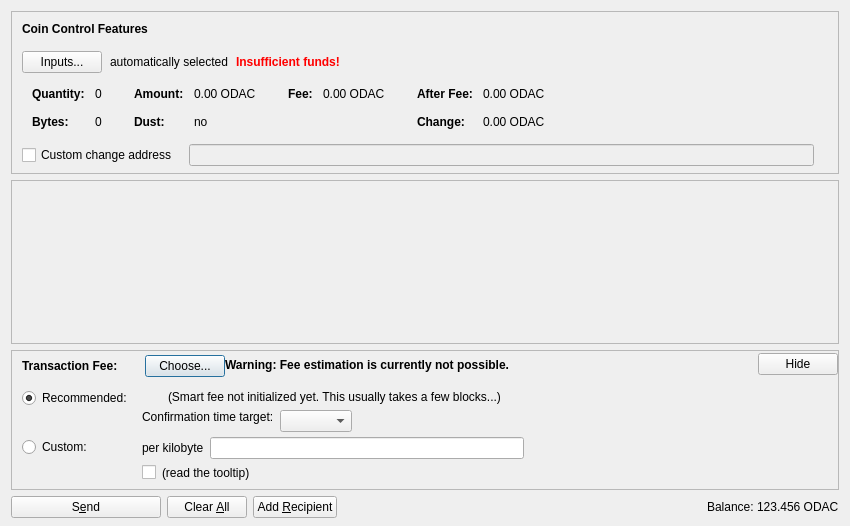
<?xml version="1.0" encoding="UTF-8"?>
<ui version="4.0">
 <class>SendCoinsDialog</class>
 <widget class="QDialog" name="SendCoinsDialog">
  <property name="geometry">
   <rect>
    <x>0</x>
    <y>0</y>
    <width>850</width>
    <height>526</height>
   </rect>
  </property>
  <property name="windowTitle">
   <string>Send Coins</string>
  </property>
  <layout class="QVBoxLayout" name="verticalLayout" stretch="0,1,0,0">
   <property name="bottomMargin">
    <number>8</number>
   </property>
   <item>
    <widget class="QFrame" name="frameCoinControl">
     <property name="sizePolicy">
      <sizepolicy hsizetype="Expanding" vsizetype="Expanding">
       <horstretch>0</horstretch>
       <verstretch>0</verstretch>
      </sizepolicy>
     </property>
     <property name="maximumSize">
      <size>
       <width>16777215</width>
       <height>16777215</height>
      </size>
     </property>
     <property name="frameShape">
      <enum>QFrame::StyledPanel</enum>
     </property>
     <property name="frameShadow">
      <enum>QFrame::Sunken</enum>
     </property>
     <layout class="QVBoxLayout" name="verticalLayoutCoinControl2">
      <property name="spacing">
       <number>0</number>
      </property>
      <property name="leftMargin">
       <number>0</number>
      </property>
      <property name="topMargin">
       <number>0</number>
      </property>
      <property name="rightMargin">
       <number>0</number>
      </property>
      <property name="bottomMargin">
       <number>6</number>
      </property>
      <item>
       <layout class="QVBoxLayout" name="verticalLayoutCoinControl" stretch="0,0,0,0,1">
        <property name="spacing">
         <number>0</number>
        </property>
        <property name="leftMargin">
         <number>10</number>
        </property>
        <property name="topMargin">
         <number>10</number>
        </property>
        <item>
         <layout class="QHBoxLayout" name="horizontalLayoutCoinControl1">
          <property name="bottomMargin">
           <number>15</number>
          </property>
          <item>
           <widget class="QLabel" name="labelCoinControlFeatures">
            <property name="sizePolicy">
             <sizepolicy hsizetype="Preferred" vsizetype="Maximum">
              <horstretch>0</horstretch>
              <verstretch>0</verstretch>
             </sizepolicy>
            </property>
            <property name="font">
             <font>
              <weight>75</weight>
              <bold>true</bold>
             </font>
            </property>
            <property name="styleSheet">
             <string notr="true">font-weight:bold;</string>
            </property>
            <property name="text">
             <string>Coin Control Features</string>
            </property>
           </widget>
          </item>
         </layout>
        </item>
        <item>
         <layout class="QHBoxLayout" name="horizontalLayoutCoinControl2" stretch="0,0,0,0">
          <property name="spacing">
           <number>8</number>
          </property>
          <property name="bottomMargin">
           <number>10</number>
          </property>
          <item>
           <widget class="QPushButton" name="pushButtonCoinControl">
            <property name="styleSheet">
             <string notr="true"/>
            </property>
            <property name="text">
             <string>Inputs...</string>
            </property>
            <property name="autoDefault">
             <bool>false</bool>
            </property>
           </widget>
          </item>
          <item>
           <widget class="QLabel" name="labelCoinControlAutomaticallySelected">
            <property name="text">
             <string>automatically selected</string>
            </property>
            <property name="margin">
             <number>5</number>
            </property>
           </widget>
          </item>
          <item>
           <widget class="QLabel" name="labelCoinControlInsuffFunds">
            <property name="font">
             <font>
              <weight>75</weight>
              <bold>true</bold>
             </font>
            </property>
            <property name="styleSheet">
             <string notr="true">color:red;font-weight:bold;</string>
            </property>
            <property name="text">
             <string>Insufficient funds!</string>
            </property>
            <property name="margin">
             <number>5</number>
            </property>
           </widget>
          </item>
          <item>
           <spacer name="horizontalSpacerCoinControl">
            <property name="orientation">
             <enum>Qt::Horizontal</enum>
            </property>
            <property name="sizeHint" stdset="0">
             <size>
              <width>40</width>
              <height>1</height>
             </size>
            </property>
           </spacer>
          </item>
         </layout>
        </item>
        <item>
         <widget class="QWidget" name="widgetCoinControl" native="true">
          <property name="sizePolicy">
           <sizepolicy hsizetype="Preferred" vsizetype="Preferred">
            <horstretch>0</horstretch>
            <verstretch>0</verstretch>
           </sizepolicy>
          </property>
          <property name="minimumSize">
           <size>
            <width>0</width>
            <height>0</height>
           </size>
          </property>
          <property name="styleSheet">
           <string notr="true"/>
          </property>
          <layout class="QHBoxLayout" name="horizontalLayoutCoinControl5">
           <property name="leftMargin">
            <number>0</number>
           </property>
           <property name="topMargin">
            <number>0</number>
           </property>
           <property name="rightMargin">
            <number>0</number>
           </property>
           <property name="bottomMargin">
            <number>0</number>
           </property>
           <item>
            <layout class="QHBoxLayout" name="horizontalLayoutCoinControl3" stretch="0,0,0,1">
             <property name="spacing">
              <number>20</number>
             </property>
             <property name="topMargin">
              <number>0</number>
             </property>
             <property name="bottomMargin">
              <number>10</number>
             </property>
             <item>
              <layout class="QFormLayout" name="formLayoutCoinControl1">
               <property name="horizontalSpacing">
                <number>10</number>
               </property>
               <property name="verticalSpacing">
                <number>14</number>
               </property>
               <property name="leftMargin">
                <number>10</number>
               </property>
               <property name="topMargin">
                <number>4</number>
               </property>
               <property name="rightMargin">
                <number>6</number>
               </property>
               <item row="0" column="0">
                <widget class="QLabel" name="labelCoinControlQuantityText">
                 <property name="font">
                  <font>
                   <weight>75</weight>
                   <bold>true</bold>
                  </font>
                 </property>
                 <property name="text">
                  <string>Quantity:</string>
                 </property>
                 <property name="margin">
                  <number>0</number>
                 </property>
                </widget>
               </item>
               <item row="0" column="1">
                <widget class="QLabel" name="labelCoinControlQuantity">
                 <property name="cursor">
                  <cursorShape>IBeamCursor</cursorShape>
                 </property>
                 <property name="contextMenuPolicy">
                  <enum>Qt::ActionsContextMenu</enum>
                 </property>
                 <property name="text">
                  <string notr="true">0</string>
                 </property>
                 <property name="margin">
                  <number>0</number>
                 </property>
                 <property name="textInteractionFlags">
                  <set>Qt::LinksAccessibleByMouse|Qt::TextSelectableByKeyboard|Qt::TextSelectableByMouse</set>
                 </property>
                </widget>
               </item>
               <item row="1" column="0">
                <widget class="QLabel" name="labelCoinControlBytesText">
                 <property name="font">
                  <font>
                   <weight>75</weight>
                   <bold>true</bold>
                  </font>
                 </property>
                 <property name="text">
                  <string>Bytes:</string>
                 </property>
                </widget>
               </item>
               <item row="1" column="1">
                <widget class="QLabel" name="labelCoinControlBytes">
                 <property name="cursor">
                  <cursorShape>IBeamCursor</cursorShape>
                 </property>
                 <property name="contextMenuPolicy">
                  <enum>Qt::ActionsContextMenu</enum>
                 </property>
                 <property name="text">
                  <string notr="true">0</string>
                 </property>
                 <property name="textInteractionFlags">
                  <set>Qt::LinksAccessibleByMouse|Qt::TextSelectableByKeyboard|Qt::TextSelectableByMouse</set>
                 </property>
                </widget>
               </item>
              </layout>
             </item>
             <item>
              <layout class="QFormLayout" name="formLayoutCoinControl2">
               <property name="horizontalSpacing">
                <number>10</number>
               </property>
               <property name="verticalSpacing">
                <number>14</number>
               </property>
               <property name="leftMargin">
                <number>6</number>
               </property>
               <property name="topMargin">
                <number>4</number>
               </property>
               <property name="rightMargin">
                <number>6</number>
               </property>
               <item row="0" column="0">
                <widget class="QLabel" name="labelCoinControlAmountText">
                 <property name="font">
                  <font>
                   <weight>75</weight>
                   <bold>true</bold>
                  </font>
                 </property>
                 <property name="text">
                  <string>Amount:</string>
                 </property>
                 <property name="margin">
                  <number>0</number>
                 </property>
                </widget>
               </item>
               <item row="0" column="1">
                <widget class="QLabel" name="labelCoinControlAmount">
                 <property name="cursor">
                  <cursorShape>IBeamCursor</cursorShape>
                 </property>
                 <property name="contextMenuPolicy">
                  <enum>Qt::ActionsContextMenu</enum>
                 </property>
                 <property name="text">
                  <string notr="true">0.00 ODAC</string>
                 </property>
                 <property name="textInteractionFlags">
                  <set>Qt::LinksAccessibleByMouse|Qt::TextSelectableByKeyboard|Qt::TextSelectableByMouse</set>
                 </property>
                </widget>
               </item>
               <item row="1" column="0">
                <widget class="QLabel" name="labelCoinControlLowOutputText">
                 <property name="font">
                  <font>
                   <weight>75</weight>
                   <bold>true</bold>
                  </font>
                 </property>
                 <property name="text">
                  <string>Dust:</string>
                 </property>
                </widget>
               </item>
               <item row="1" column="1">
                <widget class="QLabel" name="labelCoinControlLowOutput">
                 <property name="cursor">
                  <cursorShape>IBeamCursor</cursorShape>
                 </property>
                 <property name="contextMenuPolicy">
                  <enum>Qt::ActionsContextMenu</enum>
                 </property>
                 <property name="text">
                  <string notr="true">no</string>
                 </property>
                 <property name="textInteractionFlags">
                  <set>Qt::LinksAccessibleByMouse|Qt::TextSelectableByKeyboard|Qt::TextSelectableByMouse</set>
                 </property>
                </widget>
               </item>
              </layout>
             </item>
             <item>
              <layout class="QFormLayout" name="formLayoutCoinControl3">
               <property name="horizontalSpacing">
                <number>10</number>
               </property>
               <property name="verticalSpacing">
                <number>14</number>
               </property>
               <property name="leftMargin">
                <number>6</number>
               </property>
               <property name="topMargin">
                <number>4</number>
               </property>
               <property name="rightMargin">
                <number>6</number>
               </property>
               <item row="0" column="0">
                <widget class="QLabel" name="labelCoinControlFeeText">
                 <property name="font">
                  <font>
                   <weight>75</weight>
                   <bold>true</bold>
                  </font>
                 </property>
                 <property name="text">
                  <string>Fee:</string>
                 </property>
                 <property name="margin">
                  <number>0</number>
                 </property>
                </widget>
               </item>
               <item row="0" column="1">
                <widget class="QLabel" name="labelCoinControlFee">
                 <property name="cursor">
                  <cursorShape>IBeamCursor</cursorShape>
                 </property>
                 <property name="contextMenuPolicy">
                  <enum>Qt::ActionsContextMenu</enum>
                 </property>
                 <property name="text">
                  <string notr="true">0.00 ODAC</string>
                 </property>
                 <property name="textInteractionFlags">
                  <set>Qt::LinksAccessibleByMouse|Qt::TextSelectableByKeyboard|Qt::TextSelectableByMouse</set>
                 </property>
                </widget>
               </item>
              </layout>
             </item>
             <item>
              <layout class="QFormLayout" name="formLayoutCoinControl4">
               <property name="horizontalSpacing">
                <number>10</number>
               </property>
               <property name="verticalSpacing">
                <number>14</number>
               </property>
               <property name="leftMargin">
                <number>6</number>
               </property>
               <property name="topMargin">
                <number>4</number>
               </property>
               <property name="rightMargin">
                <number>6</number>
               </property>
               <item row="0" column="0">
                <widget class="QLabel" name="labelCoinControlAfterFeeText">
                 <property name="font">
                  <font>
                   <weight>75</weight>
                   <bold>true</bold>
                  </font>
                 </property>
                 <property name="text">
                  <string>After Fee:</string>
                 </property>
                 <property name="margin">
                  <number>0</number>
                 </property>
                </widget>
               </item>
               <item row="0" column="1">
                <widget class="QLabel" name="labelCoinControlAfterFee">
                 <property name="cursor">
                  <cursorShape>IBeamCursor</cursorShape>
                 </property>
                 <property name="contextMenuPolicy">
                  <enum>Qt::ActionsContextMenu</enum>
                 </property>
                 <property name="text">
                  <string notr="true">0.00 ODAC</string>
                 </property>
                 <property name="textInteractionFlags">
                  <set>Qt::LinksAccessibleByMouse|Qt::TextSelectableByKeyboard|Qt::TextSelectableByMouse</set>
                 </property>
                </widget>
               </item>
               <item row="1" column="0">
                <widget class="QLabel" name="labelCoinControlChangeText">
                 <property name="font">
                  <font>
                   <weight>75</weight>
                   <bold>true</bold>
                  </font>
                 </property>
                 <property name="text">
                  <string>Change:</string>
                 </property>
                </widget>
               </item>
               <item row="1" column="1">
                <widget class="QLabel" name="labelCoinControlChange">
                 <property name="cursor">
                  <cursorShape>IBeamCursor</cursorShape>
                 </property>
                 <property name="contextMenuPolicy">
                  <enum>Qt::ActionsContextMenu</enum>
                 </property>
                 <property name="text">
                  <string notr="true">0.00 ODAC</string>
                 </property>
                 <property name="textInteractionFlags">
                  <set>Qt::LinksAccessibleByMouse|Qt::TextSelectableByKeyboard|Qt::TextSelectableByMouse</set>
                 </property>
                </widget>
               </item>
              </layout>
             </item>
            </layout>
           </item>
          </layout>
         </widget>
        </item>
        <item>
         <layout class="QHBoxLayout" name="horizontalLayoutCoinControl4" stretch="0,0,0">
          <property name="spacing">
           <number>12</number>
          </property>
          <property name="sizeConstraint">
           <enum>QLayout::SetDefaultConstraint</enum>
          </property>
          <property name="topMargin">
           <number>5</number>
          </property>
          <property name="rightMargin">
           <number>5</number>
          </property>
          <item>
           <widget class="QCheckBox" name="checkBoxCoinControlChange">
            <property name="toolTip">
             <string>If this is activated, but the change address is empty or invalid, change will be sent to a newly generated address.</string>
            </property>
            <property name="text">
             <string>Custom change address</string>
            </property>
           </widget>
          </item>
          <item>
           <widget class="QValidatedLineEdit" name="lineEditCoinControlChange">
            <property name="enabled">
             <bool>false</bool>
            </property>
            <property name="sizePolicy">
             <sizepolicy hsizetype="Expanding" vsizetype="Fixed">
              <horstretch>0</horstretch>
              <verstretch>0</verstretch>
             </sizepolicy>
            </property>
           </widget>
          </item>
          <item>
           <widget class="QLabel" name="labelCoinControlChangeLabel">
            <property name="sizePolicy">
             <sizepolicy hsizetype="Preferred" vsizetype="Expanding">
              <horstretch>0</horstretch>
              <verstretch>0</verstretch>
             </sizepolicy>
            </property>
            <property name="minimumSize">
             <size>
              <width>0</width>
              <height>0</height>
             </size>
            </property>
            <property name="text">
             <string/>
            </property>
            <property name="margin">
             <number>3</number>
            </property>
           </widget>
          </item>
         </layout>
        </item>
        <item>
         <spacer name="verticalSpacerCoinControl">
          <property name="orientation">
           <enum>Qt::Vertical</enum>
          </property>
          <property name="sizeHint" stdset="0">
           <size>
            <width>800</width>
            <height>1</height>
           </size>
          </property>
         </spacer>
        </item>
       </layout>
      </item>
     </layout>
    </widget>
   </item>
   <item>
    <widget class="QScrollArea" name="scrollArea">
     <property name="widgetResizable">
      <bool>true</bool>
     </property>
     <widget class="QWidget" name="scrollAreaWidgetContents">
      <property name="geometry">
       <rect>
        <x>0</x>
        <y>0</y>
        <width>830</width>
        <height>104</height>
       </rect>
      </property>
      <layout class="QVBoxLayout" name="verticalLayout_2" stretch="0,1">
       <property name="leftMargin">
        <number>0</number>
       </property>
       <property name="topMargin">
        <number>0</number>
       </property>
       <property name="rightMargin">
        <number>0</number>
       </property>
       <property name="bottomMargin">
        <number>0</number>
       </property>
       <item>
        <layout class="QVBoxLayout" name="entries">
         <property name="spacing">
          <number>6</number>
         </property>
        </layout>
       </item>
       <item>
        <spacer name="verticalSpacer">
         <property name="orientation">
          <enum>Qt::Vertical</enum>
         </property>
         <property name="sizeHint" stdset="0">
          <size>
           <width>20</width>
           <height>40</height>
          </size>
         </property>
        </spacer>
       </item>
      </layout>
     </widget>
    </widget>
   </item>
   <item>
    <widget class="QFrame" name="frameFee">
     <property name="sizePolicy">
      <sizepolicy hsizetype="Expanding" vsizetype="Expanding">
       <horstretch>0</horstretch>
       <verstretch>0</verstretch>
      </sizepolicy>
     </property>
     <property name="maximumSize">
      <size>
       <width>16777215</width>
       <height>16777215</height>
      </size>
     </property>
     <property name="frameShape">
      <enum>QFrame::StyledPanel</enum>
     </property>
     <property name="frameShadow">
      <enum>QFrame::Sunken</enum>
     </property>
     <layout class="QVBoxLayout" name="verticalLayoutFee1">
      <property name="spacing">
       <number>0</number>
      </property>
      <property name="leftMargin">
       <number>0</number>
      </property>
      <property name="topMargin">
       <number>0</number>
      </property>
      <property name="rightMargin">
       <number>0</number>
      </property>
      <property name="bottomMargin">
       <number>0</number>
      </property>
      <item>
       <layout class="QVBoxLayout" name="verticalLayoutFee2" stretch="0,0,0">
        <property name="spacing">
         <number>0</number>
        </property>
        <property name="leftMargin">
         <number>10</number>
        </property>
        <property name="topMargin">
         <number>0</number>
        </property>
        <item>
         <layout class="QHBoxLayout" name="horizontalLayoutFee1">
          <property name="bottomMargin">
           <number>0</number>
          </property>
          <item>
           <layout class="QVBoxLayout" name="verticalLayoutFee7">
            <property name="spacing">
             <number>0</number>
            </property>
            <item>
             <spacer name="verticalSpacerSmartFee">
              <property name="orientation">
               <enum>Qt::Vertical</enum>
              </property>
              <property name="sizeType">
               <enum>QSizePolicy::Fixed</enum>
              </property>
              <property name="sizeHint" stdset="0">
               <size>
                <width>1</width>
                <height>4</height>
               </size>
              </property>
             </spacer>
            </item>
            <item>
             <layout class="QHBoxLayout" name="horizontalLayoutSmartFee">
              <property name="spacing">
               <number>10</number>
              </property>
              <item>
               <widget class="QLabel" name="labelFeeHeadline">
                <property name="sizePolicy">
                 <sizepolicy hsizetype="Preferred" vsizetype="Maximum">
                  <horstretch>0</horstretch>
                  <verstretch>0</verstretch>
                 </sizepolicy>
                </property>
                <property name="font">
                 <font>
                  <weight>75</weight>
                  <bold>true</bold>
                 </font>
                </property>
                <property name="styleSheet">
                 <string notr="true">font-weight:bold;</string>
                </property>
                <property name="text">
                 <string>Transaction Fee:</string>
                </property>
               </widget>
              </item>
              <item>
               <widget class="QLabel" name="labelFeeMinimized">
                <property name="text">
                 <string/>
                </property>
               </widget>
              </item>
              <item>
               <widget class="QPushButton" name="buttonChooseFee">
                <property name="text">
                 <string>Choose...</string>
                </property>
               </widget>
              </item>
             </layout>
            </item>
            <item>
             <spacer name="verticalSpacer_5">
              <property name="orientation">
               <enum>Qt::Vertical</enum>
              </property>
              <property name="sizeHint" stdset="0">
               <size>
                <width>1</width>
                <height>1</height>
               </size>
              </property>
             </spacer>
            </item>
           </layout>
          </item>
          <item>
           <widget class="QLabel" name="fallbackFeeWarningLabel">
            <property name="toolTip">
             <string>Using the fallbackfee can result in sending a transaction that will take several hours or days (or never) to confirm. Consider choosing your fee manually or wait until you have validated the complete chain.</string>
            </property>
            <property name="font">
            <font>
                <weight>75</weight>
                <bold>true</bold>
            </font>
            </property>
            <property name="text">
             <string>Warning: Fee estimation is currently not possible.</string>
            </property>
            <property name="wordWrap">
             <bool>false</bool>
            </property>
           </widget>
          </item>
          <item>
           <spacer name="horizontalSpacer_4">
            <property name="orientation">
             <enum>Qt::Horizontal</enum>
            </property>
            <property name="sizeType">
             <enum>QSizePolicy::MinimumExpanding</enum>
            </property>
            <property name="sizeHint" stdset="0">
             <size>
              <width>40</width>
              <height>20</height>
             </size>
            </property>
           </spacer>
          </item>
          <item>
           <widget class="QPushButton" name="buttonMinimizeFee">
            <property name="toolTip">
             <string>collapse fee-settings</string>
            </property>
            <property name="text">
             <string>Hide</string>
            </property>
           </widget>
          </item>
         </layout>
        </item>
        <item>
         <widget class="QFrame" name="frameFeeSelection">
          <layout class="QVBoxLayout" name="verticalLayoutFee12">
           <property name="spacing">
            <number>0</number>
           </property>
           <property name="leftMargin">
            <number>0</number>
           </property>
           <property name="topMargin">
            <number>0</number>
           </property>
           <property name="rightMargin">
            <number>0</number>
           </property>
           <property name="bottomMargin">
            <number>0</number>
           </property>
           <item>
            <layout class="QGridLayout" name="gridLayoutFee">
             <property name="topMargin">
              <number>10</number>
             </property>
             <property name="bottomMargin">
              <number>4</number>
             </property>
             <property name="horizontalSpacing">
              <number>10</number>
             </property>
             <property name="verticalSpacing">
              <number>4</number>
             </property>
             <item row="1" column="1">
              <layout class="QVBoxLayout" name="verticalLayoutFee8">
               <property name="spacing">
                <number>6</number>
               </property>
               <item>
                <layout class="QHBoxLayout" name="horizontalLayoutFee13">
                 <item>
                  <widget class="QLabel" name="labelCustomPerKilobyte">
                   <property name="toolTip">
                    <string>If the custom fee is set to 1000 satoshis and the transaction is only 250 bytes, then &quot;per kilobyte&quot; only pays 250 satoshis in fee, while &quot;total at least&quot; pays 1000 satoshis. For transactions bigger than a kilobyte both pay by kilobyte.</string>
                   </property>
                   <property name="text">
                    <string>per kilobyte</string>
                   </property>
                  </widget>
                 </item>
                 <item>
                  <widget class="BitcoinAmountField" name="customFee"/>
                 </item>
                 <item>
                  <spacer name="horizontalSpacer_6">
                   <property name="orientation">
                    <enum>Qt::Horizontal</enum>
                   </property>
                   <property name="sizeHint" stdset="0">
                    <size>
                     <width>1</width>
                     <height>1</height>
                    </size>
                   </property>
                  </spacer>
                 </item>
                </layout>
               </item>
               <item>
                <layout class="QHBoxLayout" name="horizontalLayoutFee8">
                 <item>
                  <widget class="QCheckBox" name="checkBoxMinimumFee">
                   <property name="toolTip">
                    <string>Paying only the minimum fee is just fine as long as there is less transaction volume than space in the blocks. But be aware that this can end up in a never confirming transaction once there is more demand for obsidiandigitalassetcoin transactions than the network can process.</string>
                   </property>
                   <property name="text">
                    <string/>
                   </property>
                  </widget>
                 </item>
                 <item>
                  <widget class="QLabel" name="labelMinFeeWarning">
                   <property name="enabled">
                    <bool>true</bool>
                   </property>
                   <property name="toolTip">
                    <string>Paying only the minimum fee is just fine as long as there is less transaction volume than space in the blocks. But be aware that this can end up in a never confirming transaction once there is more demand for obsidiandigitalassetcoin transactions than the network can process.</string>
                   </property>
                   <property name="text">
                    <string>(read the tooltip)</string>
                   </property>
                   <property name="margin">
                    <number>5</number>
                   </property>
                  </widget>
                 </item>
                 <item>
                  <spacer name="horizontalSpacer_2">
                   <property name="orientation">
                    <enum>Qt::Horizontal</enum>
                   </property>
                   <property name="sizeHint" stdset="0">
                    <size>
                     <width>1</width>
                     <height>1</height>
                    </size>
                   </property>
                  </spacer>
                 </item>
                </layout>
               </item>
              </layout>
             </item>
             <item row="0" column="0">
              <layout class="QVBoxLayout" name="verticalLayoutFee4" stretch="0,1">
               <item>
                <widget class="QRadioButton" name="radioSmartFee">
                 <property name="text">
                  <string>Recommended:</string>
                 </property>
                 <property name="checked">
                  <bool>true</bool>
                 </property>
                 <attribute name="buttonGroup">
                  <string notr="true">groupFee</string>
                 </attribute>
                </widget>
               </item>
               <item>
                <spacer name="verticalSpacer_2">
                 <property name="orientation">
                  <enum>Qt::Vertical</enum>
                 </property>
                 <property name="sizeHint" stdset="0">
                  <size>
                   <width>1</width>
                   <height>1</height>
                  </size>
                 </property>
                </spacer>
               </item>
              </layout>
             </item>
             <item row="1" column="0">
              <layout class="QVBoxLayout" name="verticalLayoutFee9" stretch="0,1">
               <item>
                <widget class="QRadioButton" name="radioCustomFee">
                 <property name="text">
                  <string>Custom:</string>
                 </property>
                 <attribute name="buttonGroup">
                  <string notr="true">groupFee</string>
                 </attribute>
                </widget>
               </item>
               <item>
                <spacer name="verticalSpacer_6">
                 <property name="orientation">
                  <enum>Qt::Vertical</enum>
                 </property>
                 <property name="sizeHint" stdset="0">
                  <size>
                   <width>1</width>
                   <height>1</height>
                  </size>
                 </property>
                </spacer>
               </item>
              </layout>
             </item>
             <item row="0" column="1">
              <layout class="QVBoxLayout" name="verticalLayoutFee3" stretch="0,0,1">
               <property name="spacing">
                <number>6</number>
               </property>
               <property name="topMargin">
                <number>2</number>
               </property>
               <item>
                <layout class="QHBoxLayout" name="horizontalLayoutFee12">
                 <item>
                  <widget class="QLabel" name="labelSmartFee">
                   <property name="text">
                    <string/>
                   </property>
                   <property name="margin">
                    <number>2</number>
                   </property>
                  </widget>
                 </item>
                 <item>
                  <widget class="QLabel" name="labelFeeEstimation">
                   <property name="text">
                    <string/>
                   </property>
                  </widget>
                 </item>
                 <item>
                  <widget class="QLabel" name="labelSmartFee2">
                   <property name="text">
                    <string>(Smart fee not initialized yet. This usually takes a few blocks...)</string>
                   </property>
                   <property name="margin">
                    <number>2</number>
                   </property>
                  </widget>
                 </item>
                 <item>
                  <spacer name="horizontalSpacer_5">
                   <property name="orientation">
                    <enum>Qt::Horizontal</enum>
                   </property>
                   <property name="sizeHint" stdset="0">
                    <size>
                     <width>1</width>
                     <height>1</height>
                    </size>
                   </property>
                  </spacer>
                 </item>
                </layout>
               </item>
               <item>
                <layout class="QHBoxLayout" name="horizontalLayoutFee9">
                 <item>
                  <layout class="QVBoxLayout" name="verticalLayoutFee6">
                   <item>
                    <widget class="QLabel" name="labelSmartFee3">
                     <property name="text">
                      <string>Confirmation time target:</string>
                     </property>
                     <property name="margin">
                      <number>2</number>
                     </property>
                    </widget>
                   </item>
                   <item>
                    <spacer name="verticalSpacer_3">
                     <property name="orientation">
                      <enum>Qt::Vertical</enum>
                     </property>
                     <property name="sizeHint" stdset="0">
                      <size>
                       <width>1</width>
                       <height>1</height>
                      </size>
                     </property>
                    </spacer>
                   </item>
                  </layout>
                 </item>
                 <item>
                  <layout class="QVBoxLayout" name="verticalLayoutFee5">
                   <property name="rightMargin">
                    <number>30</number>
                   </property>
                   <item>
                    <layout class="QHBoxLayout" name="horizontalLayoutConfTarget">
                     <property name="bottomMargin">
                      <number>0</number>
                     </property>
                     <item>
                      <widget class="QComboBox" name="confTargetSelector"/>
                     </item>
                     <item>
                      <spacer name="horizontalSpacerConfTarget">
                       <property name="orientation">
                        <enum>Qt::Horizontal</enum>
                       </property>
                       <property name="sizeHint" stdset="0">
                        <size>
                         <width>40</width>
                         <height>20</height>
                        </size>
                       </property>
                      </spacer>
                     </item>
                    </layout>
                   </item>
                  </layout>
                 </item>
                </layout>
               </item>
               <item>
                <spacer name="verticalSpacer_4">
                 <property name="orientation">
                  <enum>Qt::Vertical</enum>
                 </property>
                 <property name="sizeHint" stdset="0">
                  <size>
                   <width>1</width>
                   <height>1</height>
                  </size>
                 </property>
                </spacer>
               </item>
              </layout>
             </item>
            </layout>
           </item>
          </layout>
         </widget>
        </item>
        <item>
         <spacer name="verticalSpacerFee">
          <property name="orientation">
           <enum>Qt::Vertical</enum>
          </property>
          <property name="sizeHint" stdset="0">
           <size>
            <width>40</width>
            <height>5</height>
           </size>
          </property>
         </spacer>
        </item>
       </layout>
      </item>
     </layout>
    </widget>
   </item>
   <item>
    <layout class="QHBoxLayout" name="horizontalLayout">
     <item>
      <widget class="QPushButton" name="sendButton">
       <property name="minimumSize">
        <size>
         <width>150</width>
         <height>0</height>
        </size>
       </property>
       <property name="toolTip">
        <string>Confirm the send action</string>
       </property>
       <property name="text">
        <string>S&amp;end</string>
       </property>
       <property name="icon">
        <iconset resource="../bitcoin.qrc">
         <normaloff>:/icons/send</normaloff>:/icons/send</iconset>
       </property>
       <property name="autoDefault">
        <bool>false</bool>
       </property>
       <property name="default">
        <bool>false</bool>
       </property>
      </widget>
     </item>
     <item>
      <widget class="QPushButton" name="clearButton">
       <property name="sizePolicy">
        <sizepolicy hsizetype="Minimum" vsizetype="Fixed">
         <horstretch>0</horstretch>
         <verstretch>0</verstretch>
        </sizepolicy>
       </property>
       <property name="toolTip">
        <string>Clear all fields of the form.</string>
       </property>
       <property name="text">
        <string>Clear &amp;All</string>
       </property>
       <property name="icon">
        <iconset resource="../bitcoin.qrc">
         <normaloff>:/icons/remove</normaloff>:/icons/remove</iconset>
       </property>
       <property name="autoDefault">
        <bool>false</bool>
       </property>
      </widget>
     </item>
     <item>
      <widget class="QPushButton" name="addButton">
       <property name="toolTip">
        <string>Send to multiple recipients at once</string>
       </property>
       <property name="text">
        <string>Add &amp;Recipient</string>
       </property>
       <property name="icon">
        <iconset resource="../bitcoin.qrc">
         <normaloff>:/icons/add</normaloff>:/icons/add</iconset>
       </property>
       <property name="autoDefault">
        <bool>false</bool>
       </property>
      </widget>
     </item>
     <item>
      <spacer name="horizontalSpacer">
       <property name="orientation">
        <enum>Qt::Horizontal</enum>
       </property>
       <property name="sizeHint" stdset="0">
        <size>
         <width>40</width>
         <height>20</height>
        </size>
       </property>
      </spacer>
     </item>
     <item>
      <layout class="QHBoxLayout" name="horizontalLayout_2">
       <property name="spacing">
        <number>3</number>
       </property>
       <item>
        <widget class="QLabel" name="label">
         <property name="sizePolicy">
          <sizepolicy hsizetype="Preferred" vsizetype="Fixed">
           <horstretch>0</horstretch>
           <verstretch>0</verstretch>
          </sizepolicy>
         </property>
         <property name="text">
          <string>Balance:</string>
         </property>
        </widget>
       </item>
       <item>
        <widget class="QLabel" name="labelBalance">
         <property name="sizePolicy">
          <sizepolicy hsizetype="Preferred" vsizetype="Fixed">
           <horstretch>0</horstretch>
           <verstretch>0</verstretch>
          </sizepolicy>
         </property>
         <property name="cursor">
          <cursorShape>IBeamCursor</cursorShape>
         </property>
         <property name="text">
          <string notr="true">123.456 ODAC</string>
         </property>
         <property name="textInteractionFlags">
          <set>Qt::LinksAccessibleByMouse|Qt::TextSelectableByKeyboard|Qt::TextSelectableByMouse</set>
         </property>
        </widget>
       </item>
      </layout>
     </item>
    </layout>
   </item>
  </layout>
 </widget>
 <customwidgets>
  <customwidget>
   <class>QValidatedLineEdit</class>
   <extends>QLineEdit</extends>
   <header>qt/qvalidatedlineedit.h</header>
  </customwidget>
  <customwidget>
   <class>BitcoinAmountField</class>
   <extends>QLineEdit</extends>
   <header>qt/bitcoinamountfield.h</header>
   <container>1</container>
  </customwidget>
 </customwidgets>
 <resources>
  <include location="../bitcoin.qrc"/>
 </resources>
 <connections/>
 <buttongroups>
  <buttongroup name="groupFee"/>
 </buttongroups>
</ui>
